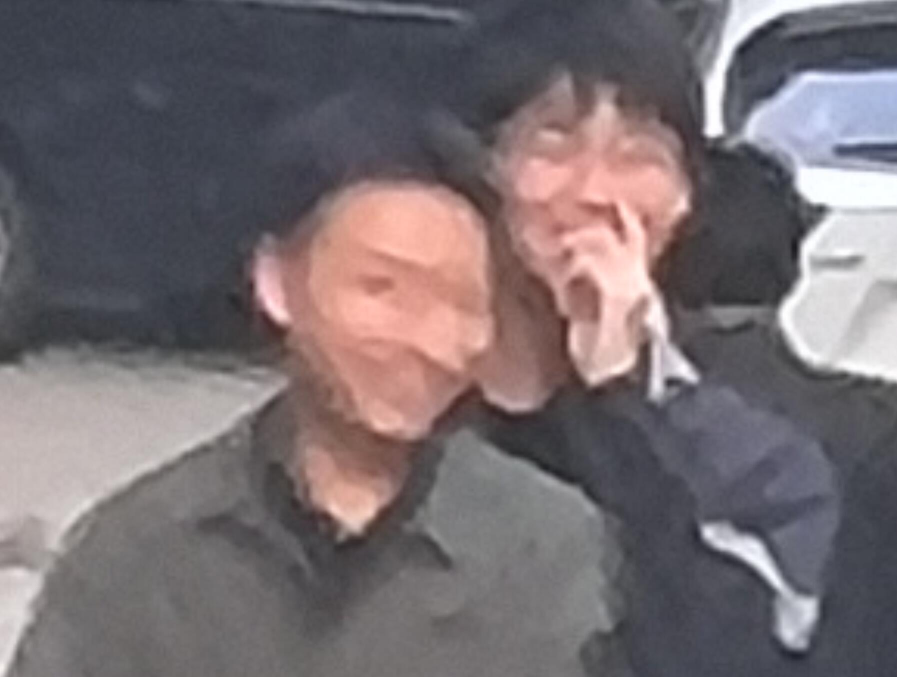
#> input picture zhj.jpg, 1794 x 1353 px (shown at 1/2 size)
$ python cv_test.py
#> lines starting #> are read from the running program, lines starting #| are printed output that depends on the picture; after the words box and inside, x2 and y2 are one past the last pixel; in counts of white or black regions, pixels touching at a corner belong together
"""
@Name: cv_test.py
@Auth: Huohuo
@Date: 2023/2/5-17:29
@Desc:
@Ver :
"""
import cv2
import numpy as np

img = cv2.imread("zhj.jpg")
#> img is the input picture: shape (1353, 1794, 3); mean B, G, R 112.2, 108.4, 117.5

# cv2.imshow("img", img)
# img = cv2.resize(img, (1512*10, 1161*10))
img = cv2.cvtColor(img, cv2.COLOR_BGR2GRAY)
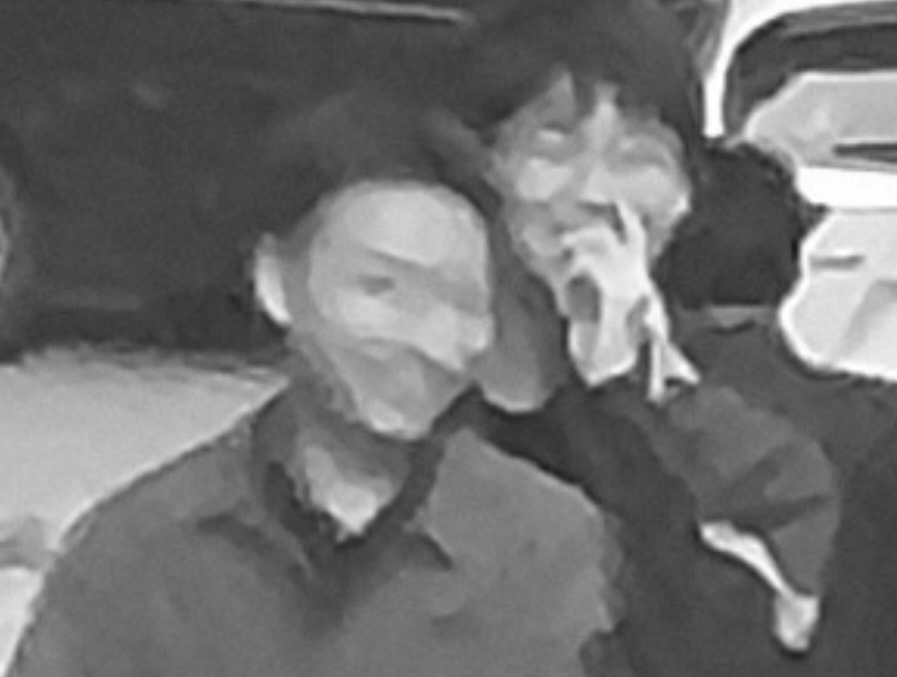
#> img: shape (1353, 1794) (shown at 1/2 size); min 25, max 255, mean 111.5

# img = cv2.GaussianBlur(img, (3, 3), 0)
th, result = cv2.threshold(img, 0, 255, cv2.THRESH_BINARY+cv2.THRESH_OTSU)
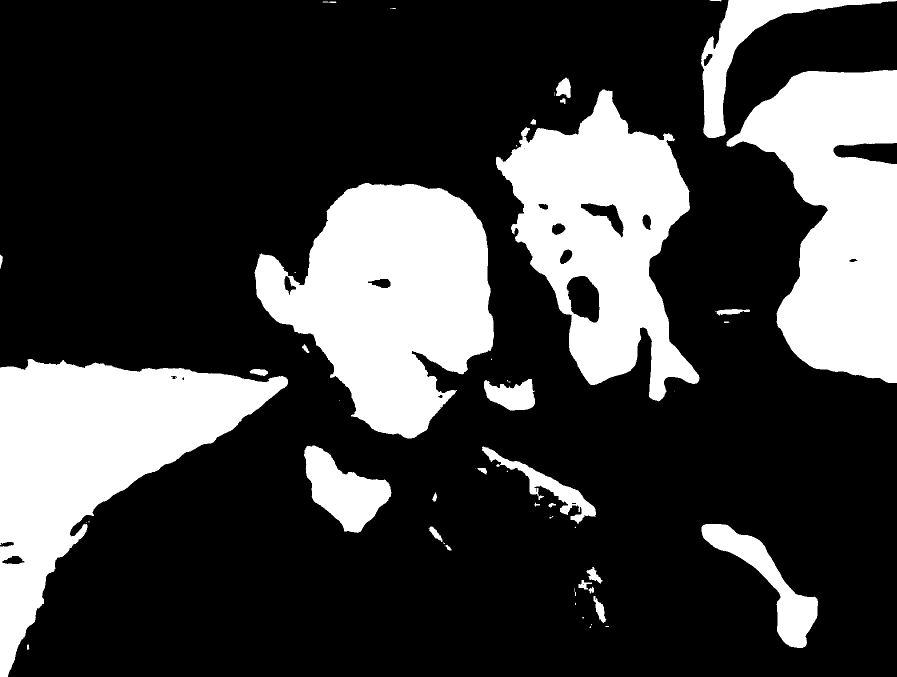
#> result: shape (1353, 1794) (shown at 1/2 size); 25.5% white; 55 white regions (23 under 20 px), largest, box (x1, y1, x2, y2) and area: (509, 366, 988, 877) 151922, (0, 718, 576, 1353) 144471, (1453, 140, 1794, 766) 129715
#> th = 135
# [7 lines of commented-out code are left out]
cv2.imshow("gas", result)
# cv2.imwrite("gas.png", result)
cv2.waitKey(0)
cv2.destroyAllWindows()

$ run again, with img_2.png saved as zhj.jpg
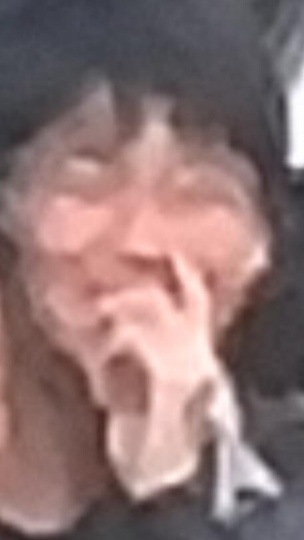
#> input picture img_2.png, 304 x 540 px
#> img is the input picture: shape (540, 304, 3); mean B, G, R 114.5, 115.1, 140.5
#> `img = cv2.cvtColor(img, cv2.COLOR_BGR2GRAY)`:
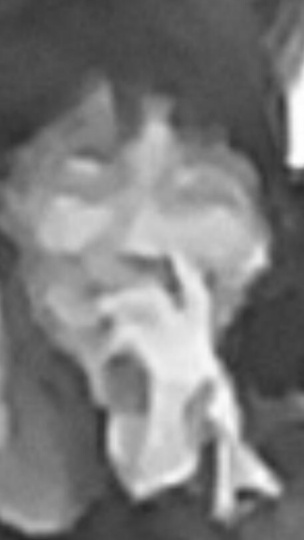
#> img: shape (540, 304); min 38, max 255, mean 122.6
#> `th, result = cv2.threshold(img, 0, 255, cv2.THRESH_BINARY+cv2.THRESH_O..`:
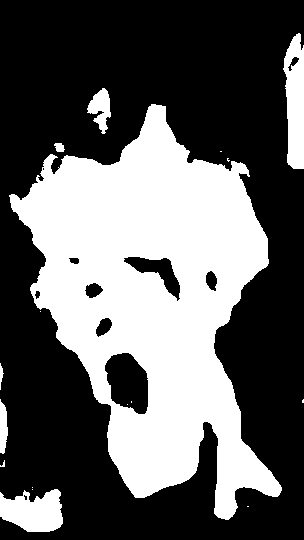
#> result: shape (540, 304); 38% white; 17 white regions (10 under 20 px), largest, box (x1, y1, x2, y2) and area: (9, 104, 282, 520) 57195, (283, 33, 304, 169) 2150, (0, 489, 63, 532) 1990
#> th = 133
